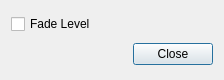
<?xml version="1.0" encoding="UTF-8"?>
<ui version="4.0">
 <class>WDSPRxAMDialog</class>
 <widget class="QDialog" name="WDSPRxAMDialog">
  <property name="geometry">
   <rect>
    <x>0</x>
    <y>0</y>
    <width>224</width>
    <height>80</height>
   </rect>
  </property>
  <property name="windowTitle">
   <string>AM/SAM Options</string>
  </property>
  <layout class="QVBoxLayout" name="verticalLayout">
   <item>
    <widget class="QCheckBox" name="fadeLevel">
     <property name="text">
      <string>Fade Level</string>
     </property>
    </widget>
   </item>
   <item>
    <widget class="QDialogButtonBox" name="buttonBox">
     <property name="orientation">
      <enum>Qt::Horizontal</enum>
     </property>
     <property name="standardButtons">
      <set>QDialogButtonBox::Close</set>
     </property>
    </widget>
   </item>
  </layout>
 </widget>
 <resources/>
 <connections>
  <connection>
   <sender>buttonBox</sender>
   <signal>accepted()</signal>
   <receiver>WDSPRxAMDialog</receiver>
   <slot>accept()</slot>
   <hints>
    <hint type="sourcelabel">
     <x>248</x>
     <y>254</y>
    </hint>
    <hint type="destinationlabel">
     <x>157</x>
     <y>274</y>
    </hint>
   </hints>
  </connection>
  <connection>
   <sender>buttonBox</sender>
   <signal>rejected()</signal>
   <receiver>WDSPRxAMDialog</receiver>
   <slot>reject()</slot>
   <hints>
    <hint type="sourcelabel">
     <x>316</x>
     <y>260</y>
    </hint>
    <hint type="destinationlabel">
     <x>286</x>
     <y>274</y>
    </hint>
   </hints>
  </connection>
 </connections>
</ui>
